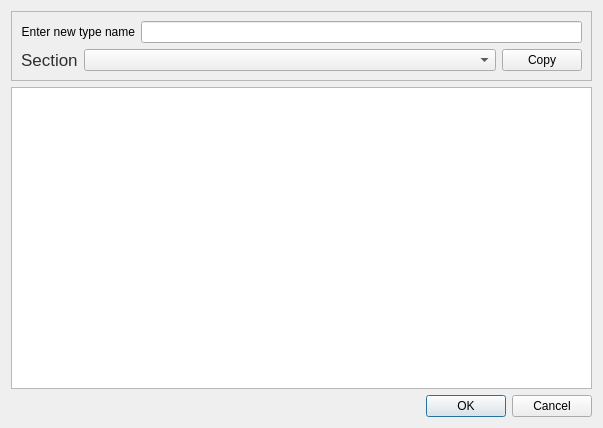
<?xml version="1.0" encoding="UTF-8"?>
<ui version="4.0">
 <class>ElPartHeaders</class>
 <widget class="QDialog" name="ElPartHeaders">
  <property name="geometry">
   <rect>
    <x>0</x>
    <y>0</y>
    <width>603</width>
    <height>428</height>
   </rect>
  </property>
  <property name="sizePolicy">
   <sizepolicy hsizetype="Preferred" vsizetype="Expanding">
    <horstretch>0</horstretch>
    <verstretch>0</verstretch>
   </sizepolicy>
  </property>
  <property name="windowTitle">
   <string>Dialog</string>
  </property>
  <layout class="QVBoxLayout" name="verticalLayout">
   <item>
    <layout class="QVBoxLayout" name="verticalLayout_2">
     <item>
      <widget class="QFrame" name="title">
       <property name="minimumSize">
        <size>
         <width>0</width>
         <height>0</height>
        </size>
       </property>
       <property name="frameShape">
        <enum>QFrame::StyledPanel</enum>
       </property>
       <property name="frameShadow">
        <enum>QFrame::Raised</enum>
       </property>
       <layout class="QVBoxLayout" name="verticalLayout_3">
        <item>
         <widget class="QFrame" name="NewTypeBlock">
          <property name="minimumSize">
           <size>
            <width>0</width>
            <height>0</height>
           </size>
          </property>
          <property name="frameShape">
           <enum>QFrame::NoFrame</enum>
          </property>
          <property name="frameShadow">
           <enum>QFrame::Plain</enum>
          </property>
          <property name="lineWidth">
           <number>0</number>
          </property>
          <layout class="QGridLayout" name="gridLayout">
           <property name="leftMargin">
            <number>0</number>
           </property>
           <property name="topMargin">
            <number>0</number>
           </property>
           <property name="rightMargin">
            <number>0</number>
           </property>
           <property name="bottomMargin">
            <number>0</number>
           </property>
           <item row="0" column="0">
            <widget class="QLabel" name="label_2">
             <property name="text">
              <string>Enter new type name</string>
             </property>
             <property name="alignment">
              <set>Qt::AlignRight|Qt::AlignTrailing|Qt::AlignVCenter</set>
             </property>
             <property name="indent">
              <number>-1</number>
             </property>
            </widget>
           </item>
           <item row="0" column="1">
            <widget class="QLineEdit" name="NewSectionName"/>
           </item>
          </layout>
         </widget>
        </item>
        <item>
         <widget class="QFrame" name="MultiTypeBlock">
          <property name="frameShape">
           <enum>QFrame::NoFrame</enum>
          </property>
          <property name="frameShadow">
           <enum>QFrame::Raised</enum>
          </property>
          <layout class="QHBoxLayout" name="horizontalLayout">
           <property name="leftMargin">
            <number>0</number>
           </property>
           <property name="topMargin">
            <number>0</number>
           </property>
           <property name="rightMargin">
            <number>0</number>
           </property>
           <property name="bottomMargin">
            <number>0</number>
           </property>
           <item>
            <widget class="QLabel" name="selection_lbl">
             <property name="font">
              <font>
               <pointsize>13</pointsize>
              </font>
             </property>
             <property name="mouseTracking">
              <bool>false</bool>
             </property>
             <property name="styleSheet">
              <string notr="true">color: rgb(46, 47, 47)</string>
             </property>
             <property name="text">
              <string>Section</string>
             </property>
            </widget>
           </item>
           <item>
            <widget class="QComboBox" name="sect_selector">
             <property name="sizePolicy">
              <sizepolicy hsizetype="Expanding" vsizetype="Fixed">
               <horstretch>0</horstretch>
               <verstretch>0</verstretch>
              </sizepolicy>
             </property>
             <property name="editable">
              <bool>false</bool>
             </property>
            </widget>
           </item>
           <item>
            <widget class="QPushButton" name="copy_btn">
             <property name="text">
              <string>Copy</string>
             </property>
            </widget>
           </item>
          </layout>
         </widget>
        </item>
       </layout>
      </widget>
     </item>
     <item>
      <widget class="QTableView" name="tableView">
       <property name="sizePolicy">
        <sizepolicy hsizetype="Expanding" vsizetype="Expanding">
         <horstretch>1</horstretch>
         <verstretch>1</verstretch>
        </sizepolicy>
       </property>
       <property name="sizeIncrement">
        <size>
         <width>0</width>
         <height>0</height>
        </size>
       </property>
       <property name="selectionMode">
        <enum>QAbstractItemView::SingleSelection</enum>
       </property>
       <property name="selectionBehavior">
        <enum>QAbstractItemView::SelectRows</enum>
       </property>
       <attribute name="horizontalHeaderCascadingSectionResizes">
        <bool>true</bool>
       </attribute>
       <attribute name="horizontalHeaderStretchLastSection">
        <bool>true</bool>
       </attribute>
      </widget>
     </item>
    </layout>
   </item>
   <item>
    <widget class="QDialogButtonBox" name="buttonBox">
     <property name="orientation">
      <enum>Qt::Horizontal</enum>
     </property>
     <property name="standardButtons">
      <set>QDialogButtonBox::Cancel|QDialogButtonBox::Ok</set>
     </property>
    </widget>
   </item>
  </layout>
 </widget>
 <resources/>
 <connections>
  <connection>
   <sender>buttonBox</sender>
   <signal>accepted()</signal>
   <receiver>ElPartHeaders</receiver>
   <slot>accept()</slot>
   <hints>
    <hint type="sourcelabel">
     <x>254</x>
     <y>351</y>
    </hint>
    <hint type="destinationlabel">
     <x>157</x>
     <y>274</y>
    </hint>
   </hints>
  </connection>
  <connection>
   <sender>buttonBox</sender>
   <signal>rejected()</signal>
   <receiver>ElPartHeaders</receiver>
   <slot>reject()</slot>
   <hints>
    <hint type="sourcelabel">
     <x>322</x>
     <y>351</y>
    </hint>
    <hint type="destinationlabel">
     <x>286</x>
     <y>274</y>
    </hint>
   </hints>
  </connection>
 </connections>
</ui>
